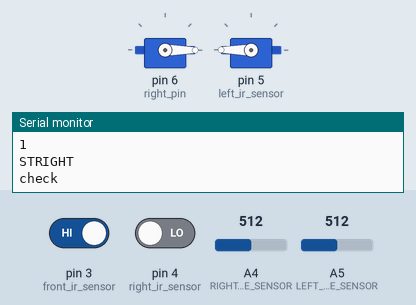
A sketch run on a simulated Arduino Uno, built with avr-gcc and run on an emulated ATmega328P. Parts: 2 × servo, the last lines printed to the serial monitor. The inputs (shaded band) are chosen by the test bench; at power-on: pin 3 (front_ir_sensor) HIGH, A4 (RIGHT_LINE_SENSOR) = 512, A5 (LEFT_LINE_SENSOR) = 512, pin 4 (right_ir_sensor) LOW.

Above: at 1.3 s.
1.4 s: pin 3 (front_ir_sensor) driven LOW
At 2.6 s:
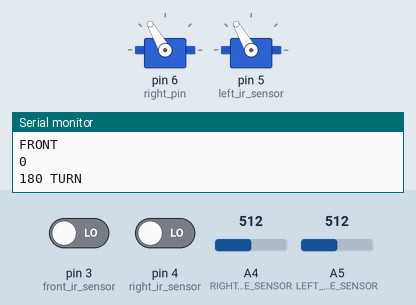
4.5 s: A4 (RIGHT_LINE_SENSOR) set to 660
At 5.4 s:
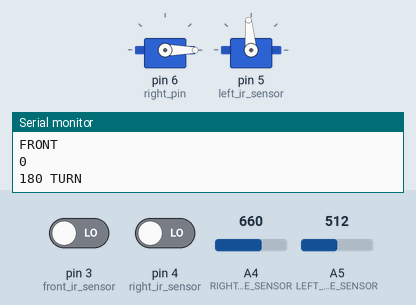
6.4 s: A5 (LEFT_LINE_SENSOR) set to 637
7.9 s: A5 (LEFT_LINE_SENSOR) set to 665
At 8.7 s:
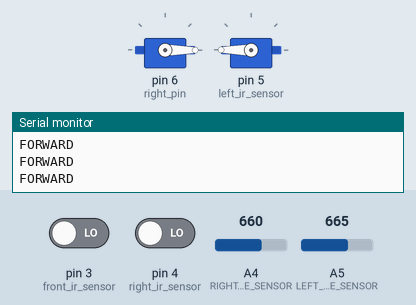
9.8 s: A4 (RIGHT_LINE_SENSOR) set to 639
At 10.4 s:
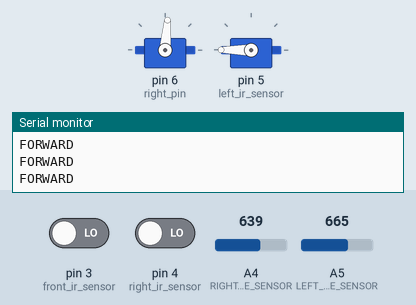
Timing chart, 0 to 12.3 s (numbered marks = the images above; inputs shaded):
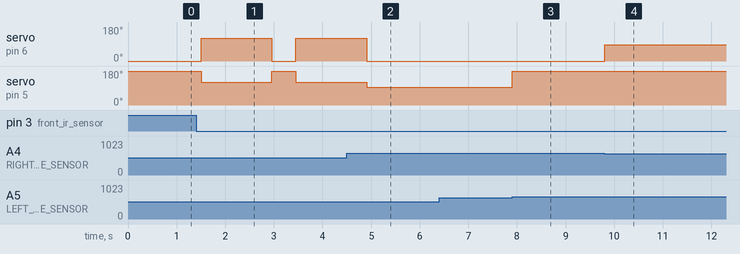

The sketch:

navigate_walls_test.ino
```cpp
// Program to allow the robot to nagivate walls

#include <Servo.h>

Servo left;
Servo right;

// servo pins
int right_pin = 6;
int left_pin = 5;

// line sensor pins
int LEFT_LINE_SENSOR = A5;
int RIGHT_LINE_SENSOR = A4;

// IR sensor pins
#define right_ir_sensor 4
#define left_ir_sensor 5
#define front_ir_sensor 3

// boundary between "white" and "black"
int threshold = 650;

// initialization of line sensor values
int left_sensor_value = 0;
int right_sensor_value = 0;

// initialization of IR sensor values
int right_detect;
int left_detect;
int front_detect;

void halt() {
  left.write(90);
  right.write(90);
}

void moveForward() {
  left.write(180);
  right.write(0);
}

void slightRight() {
  left.write(180);
  right.write(85);
}

void slightLeft() {
  left.write(95);
  right.write(0);
}

void rotateRight() {
  left.write(120);
  right.write(120);
}

void rotateLeft() {
  left.write(60);
  right.write(60);
}

void right90Turn() {
  rotateRight();
  delay(725);
}

void left90Turn() {
  rotateLeft();
  delay(725);
}

void right180Turn() {
  rotateRight();
  delay(1450);
}

void navigate() {
  left_sensor_value = analogRead(LEFT_LINE_SENSOR);
  right_sensor_value = analogRead(RIGHT_LINE_SENSOR);
//  Serial.println("LEFTSENSOR");
//  Serial.println(left_sensor_value);
//  Serial.println("RIGHTSENSOR");
//  Serial.println(right_sensor_value);

  // if both sensors on white
  if (left_sensor_value < threshold && right_sensor_value < threshold) {

    // to move into corresponding turn cases after debug
    //halt();
    //delay(1000);
    Serial.println("check");
    moveForward();
    delay(500);

    // right IR sensor read + distance calculation
    right_detect = digitalRead(right_ir_sensor);  // 0 when detecting

    // left IR sensor read + distance calculation
    left_detect = digitalRead(left_ir_sensor);   // 0 when detecting

    // front IR sensor read + distance calculation
    front_detect = digitalRead(front_ir_sensor);  // 0 when detecting

    Serial.println("RIGHT");
    Serial.println(right_detect);
    Serial.println("LEFT");
    Serial.println(left_detect);
    Serial.println("FRONT");
    Serial.println(front_detect);

    // case 0: no walls --> turn right
    if (right_detect && left_detect && front_detect) {
      Serial.println("NO WALLS");
      right90Turn();
    }

    // case 1: right wall, left wall, front wall --> turn around
    else if (!right_detect && !left_detect && !front_detect) {
      Serial.println("180 TURN");
      right180Turn();
    }

    // case 2: left wall, front wall --> turn right
    else if (right_detect && !left_detect && !front_detect) {
      Serial.println("RIGHT TURN");
      right90Turn();
    }

    // case 3: right wall, front wall --> turn left
    else if (!right_detect && left_detect && !front_detect) {
      Serial.println("LEFT TURN");
      left90Turn();
    }

    // case 4: front wall only --> turn right
    else if (right_detect && left_detect && !front_detect) {
      right90Turn();
    }

    // case 5: left wall only --> turn right
    else if (right_detect && !left_detect && front_detect) {
      right90Turn();
    }

    // case 6: otherwise --> go straight
    else {
      Serial.println("STRIGHT");
      moveForward();
    }
  }

  // left on white, right on black --> slight left adjust
  else if (left_sensor_value < threshold && right_sensor_value >= threshold) {
    // left detects white, right detects black
    while (left_sensor_value < threshold) {
      slightLeft();
      left_sensor_value = analogRead(LEFT_LINE_SENSOR);
    }
  }

  // right on white, left on black --> slight right adjust
  else if (left_sensor_value >= threshold && right_sensor_value < threshold) {
    // left detects black, right detects white
    while (right_sensor_value < threshold) {
      slightRight();
      right_sensor_value = analogRead(RIGHT_LINE_SENSOR);
    }
  }

  // both sensors detect black --> go straight
  else if (left_sensor_value >= threshold && right_sensor_value >= threshold) {
    Serial.println("FORWARD");
    moveForward();
  }
}

void setup() {
  // put your setup code here, to run once:
  pinMode(LEFT_LINE_SENSOR, INPUT);
  pinMode(RIGHT_LINE_SENSOR, INPUT);
  pinMode(left_ir_sensor, INPUT);
  pinMode(front_ir_sensor, INPUT);
  Serial.begin(9600);
  right.attach(right_pin);
  left.attach(left_pin);
}

void loop() {
  // put your main code here, to run repeatedly:
  //halt();

  navigate();
}
```

Measured:
- the behaviour switches between 649 and 650 on A5 (LEFT_LINE_SENSOR) (found by bisection; images 2 and 3)
- the behaviour switches between 650 and 649 on A4 (RIGHT_LINE_SENSOR) (found by bisection; images 3 and 4)
- after the input at 1.4 s, servo on pin 6 (right_pin): 0° → 120° after 0.10 s, → 0° 1.5 s later, → 120° 0.50 s later; servo on pin 5 (left_ir_sensor): 180° → 120° after 0.10 s, → 180° 1.5 s later, → 120° 0.50 s later
- after the input at 4.5 s, servo on pin 6 (right_pin): goes on until 4.9 s, then stays 0°
- after the input at 6.4 s, every drawn part: stays the same
- after the input at 7.9 s, servo on pin 5 (left_ir_sensor): 95° → 180° at once
- after the input at 9.8 s, servo on pin 6 (right_pin): 0° → 85° at once
